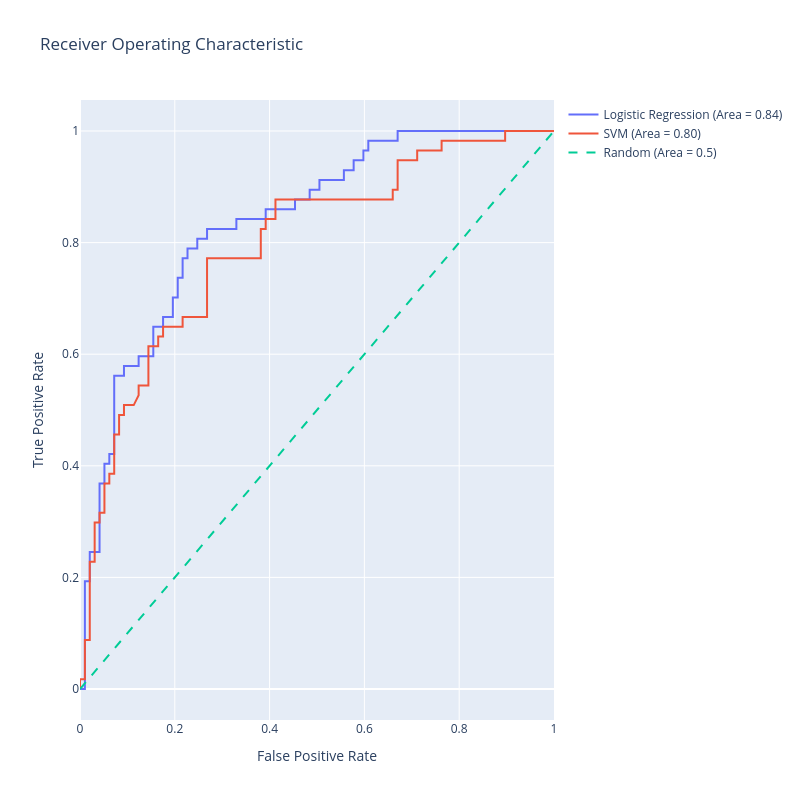

Notebook source saved alongside this figure:
### Code cell
import numpy as np
import plotly.graph_objects as go
from sklearn.linear_model import LogisticRegression
from sklearn.svm import SVC
from sklearn.metrics import roc_curve, roc_auc_score
from sklearn.preprocessing import StandardScaler

# Assuming that X_train, X_test, y_train, y_test are already defined

# SVM requires feature scaling for better performance
scaler = StandardScaler()
X_train_scaled = scaler.fit_transform(X_train)
X_test_scaled = scaler.transform(X_test)

# Logistic Regression model
lr_model = LogisticRegression(max_iter=1000)
lr_model.fit(X_train, y_train)
lr_scores = lr_model.predict_proba(X_test)[:,1]

# SVM model
svm_model = SVC(probability=True)
svm_model.fit(X_train_scaled, y_train)
svm_scores = svm_model.predict_proba(X_test_scaled)[:,1]

# Generate ROC curve data for logistic regression model
lr_fpr, lr_tpr, lr_thresholds = roc_curve(y_test, lr_scores)
lr_auc = roc_auc_score(y_test, lr_scores)

# Generate ROC curve data for SVM model
svm_fpr, svm_tpr, svm_thresholds = roc_curve(y_test, svm_scores)
svm_auc = roc_auc_score(y_test, svm_scores)

# Generate a trace for the Logistic Regression ROC curve
trace0 = go.Scatter(
    x=lr_fpr,
    y=lr_tpr,
    mode='lines',
    name=f'Logistic Regression (Area = {lr_auc:.2f})'
)

# Generate a trace for the SVM ROC curve
trace1 = go.Scatter(
    x=svm_fpr,
    y=svm_tpr,
    mode='lines',
    name=f'SVM (Area = {svm_auc:.2f})'
)

# Diagonal line
trace2 = go.Scatter(
    x=[0, 1],
    y=[0, 1],
    mode='lines',
    name='Random (Area = 0.5)',
    line=dict(dash='dash')
)

data = [trace0, trace1, trace2]

# Define layout with square aspect ratio
layout = go.Layout(
    title='Receiver Operating Characteristic',
    xaxis=dict(title='False Positive Rate'),
    yaxis=dict(title='True Positive Rate'),
    autosize=False,
    width=800,
    height=800,
    showlegend=True
)

# Define figure and add data
fig = go.Figure(data=data, layout=layout)

# Show figure
fig.show()

### Figure 1 — Plotly figure (JSON) as saved in the notebook; plotly's stock layout.template omitted (floating-point values rounded to 4 significant figures)
{"data": [{"mode": "lines", "name": "Logistic Regression (Area = 0.84)", "type": "scatter", "x": [0.0, 0.01031, 0.01031, 0.02062, 0.02062, 0.04124, 0.04124, 0.05155, 0.05155, 0.06186, 0.06186, 0.07216, 0.07216, 0.09278, 0.09278, 0.1237, 0.1237, 0.1546, 0.1546, 0.1753, 0.1753, 0.1959, 0.1959, 0.2062, 0.2062, 0.2165, 0.2165, 0.2268, 0.2268, 0.2474, 0.2474, 0.268, 0.268, 0.3299, 0.3299, 0.3918, 0.3918, 0.4536, 0.4536, 0.4845, 0.4845, 0.5052, 0.5052, 0.5567, 0.5567, 0.5773, 0.5773, 0.5979, 0.5979, 0.6082, 0.6082, 0.6701, 0.6701, 1.0], "y": [0.0, 0.0, 0.193, 0.193, 0.2456, 0.2456, 0.3684, 0.3684, 0.4035, 0.4035, 0.4211, 0.4211, 0.5614, 0.5614, 0.5789, 0.5789, 0.5965, 0.5965, 0.6491, 0.6491, 0.6667, 0.6667, 0.7018, 0.7018, 0.7368, 0.7368, 0.7719, 0.7719, 0.7895, 0.7895, 0.807, 0.807, 0.8246, 0.8246, 0.8421, 0.8421, 0.8596, 0.8596, 0.8772, 0.8772, 0.8947, 0.8947, 0.9123, 0.9123, 0.9298, 0.9298, 0.9474, 0.9474, 0.9649, 0.9649, 0.9825, 0.9825, 1.0, 1.0]}, {"mode": "lines", "name": "SVM (Area = 0.80)", "type": "scatter", "x": [0.0, 0.0, 0.01031, 0.01031, 0.02062, 0.02062, 0.03093, 0.03093, 0.04124, 0.04124, 0.05155, 0.05155, 0.06186, 0.06186, 0.07216, 0.07216, 0.08247, 0.08247, 0.09278, 0.09278, 0.1134, 0.1237, 0.1237, 0.1443, 0.1443, 0.1649, 0.1649, 0.1753, 0.1753, 0.2165, 0.2165, 0.268, 0.268, 0.3814, 0.3814, 0.3918, 0.3918, 0.4124, 0.4124, 0.6598, 0.6598, 0.6701, 0.6701, 0.7113, 0.7113, 0.7629, 0.7629, 0.8969, 0.8969, 1.0], "y": [0.0, 0.01754, 0.01754, 0.08772, 0.08772, 0.2281, 0.2281, 0.2982, 0.2982, 0.3158, 0.3158, 0.3684, 0.3684, 0.386, 0.386, 0.4561, 0.4561, 0.4912, 0.4912, 0.5088, 0.5088, 0.5263, 0.5439, 0.5439, 0.614, 0.614, 0.6316, 0.6316, 0.6491, 0.6491, 0.6667, 0.6667, 0.7719, 0.7719, 0.8246, 0.8246, 0.8421, 0.8421, 0.8772, 0.8772, 0.8947, 0.8947, 0.9474, 0.9474, 0.9649, 0.9649, 0.9825, 0.9825, 1.0, 1.0]}, {"line": {"dash": "dash"}, "mode": "lines", "name": "Random (Area = 0.5)", "type": "scatter", "x": [0, 1], "y": [0, 1]}], "layout": {"autosize": false, "height": 800, "showlegend": true, "title": {"text": "Receiver Operating Characteristic"}, "width": 800, "xaxis": {"title": {"text": "False Positive Rate"}}, "yaxis": {"title": {"text": "True Positive Rate"}}}}
